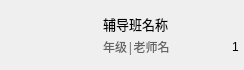
<?xml version="1.0" encoding="UTF-8"?>
<ui version="4.0">
 <class>UIAuxiliaryList</class>
 <widget class="QWidget" name="UIAuxiliaryList">
  <property name="geometry">
   <rect>
    <x>0</x>
    <y>0</y>
    <width>244</width>
    <height>70</height>
   </rect>
  </property>
  <property name="minimumSize">
   <size>
    <width>0</width>
    <height>70</height>
   </size>
  </property>
  <property name="maximumSize">
   <size>
    <width>1111</width>
    <height>70</height>
   </size>
  </property>
  <property name="windowTitle">
   <string>UIAuxiliaryList</string>
  </property>
  <property name="styleSheet">
   <string notr="true"/>
  </property>
  <layout class="QHBoxLayout" name="horizontalLayout">
   <property name="spacing">
    <number>0</number>
   </property>
   <property name="leftMargin">
    <number>0</number>
   </property>
   <property name="topMargin">
    <number>0</number>
   </property>
   <property name="rightMargin">
    <number>0</number>
   </property>
   <property name="bottomMargin">
    <number>0</number>
   </property>
   <item>
    <widget class="QWidget" name="widget_2" native="true">
     <property name="minimumSize">
      <size>
       <width>90</width>
       <height>0</height>
      </size>
     </property>
     <property name="maximumSize">
      <size>
       <width>90</width>
       <height>16777215</height>
      </size>
     </property>
     <widget class="QLabel" name="label">
      <property name="geometry">
       <rect>
        <x>9</x>
        <y>10</y>
        <width>80</width>
        <height>50</height>
       </rect>
      </property>
      <property name="sizePolicy">
       <sizepolicy hsizetype="Fixed" vsizetype="Fixed">
        <horstretch>0</horstretch>
        <verstretch>0</verstretch>
       </sizepolicy>
      </property>
      <property name="minimumSize">
       <size>
        <width>80</width>
        <height>50</height>
       </size>
      </property>
      <property name="maximumSize">
       <size>
        <width>80</width>
        <height>50</height>
       </size>
      </property>
      <property name="styleSheet">
       <string notr="true"/>
      </property>
      <property name="text">
       <string/>
      </property>
     </widget>
     <widget class="QLabel" name="teaching_label">
      <property name="geometry">
       <rect>
        <x>9</x>
        <y>44</y>
        <width>80</width>
        <height>16</height>
       </rect>
      </property>
      <property name="styleSheet">
       <string notr="true">border-image: url(:/LoginWindow/images/teaching.png);</string>
      </property>
      <property name="text">
       <string/>
      </property>
     </widget>
    </widget>
   </item>
   <item>
    <widget class="QWidget" name="widget" native="true">
     <layout class="QVBoxLayout" name="verticalLayout">
      <property name="spacing">
       <number>3</number>
      </property>
      <property name="leftMargin">
       <number>9</number>
      </property>
      <property name="topMargin">
       <number>9</number>
      </property>
      <property name="rightMargin">
       <number>0</number>
      </property>
      <property name="bottomMargin">
       <number>9</number>
      </property>
      <item>
       <layout class="QHBoxLayout" name="horizontalLayout_2">
        <property name="leftMargin">
         <number>4</number>
        </property>
        <property name="topMargin">
         <number>5</number>
        </property>
        <item>
         <widget class="QLabel" name="name_label">
          <property name="minimumSize">
           <size>
            <width>140</width>
            <height>0</height>
           </size>
          </property>
          <property name="font">
           <font>
            <family>微软雅黑</family>
            <pointsize>10</pointsize>
           </font>
          </property>
          <property name="text">
           <string>辅导班名称</string>
          </property>
         </widget>
        </item>
       </layout>
      </item>
      <item>
       <layout class="QHBoxLayout" name="horizontalLayout_3">
        <property name="leftMargin">
         <number>4</number>
        </property>
        <property name="rightMargin">
         <number>5</number>
        </property>
        <property name="bottomMargin">
         <number>5</number>
        </property>
        <item>
         <widget class="QLabel" name="grade_label">
          <property name="font">
           <font>
            <family>微软雅黑</family>
            <pointsize>9</pointsize>
           </font>
          </property>
          <property name="styleSheet">
           <string notr="true">color: rgb(100, 100, 100);</string>
          </property>
          <property name="text">
           <string>年级|老师名</string>
          </property>
         </widget>
        </item>
        <item>
         <spacer name="horizontalSpacer">
          <property name="orientation">
           <enum>Qt::Horizontal</enum>
          </property>
          <property name="sizeHint" stdset="0">
           <size>
            <width>40</width>
            <height>20</height>
           </size>
          </property>
         </spacer>
        </item>
        <item>
         <widget class="QLabel" name="pic_label">
          <property name="minimumSize">
           <size>
            <width>17</width>
            <height>17</height>
           </size>
          </property>
          <property name="maximumSize">
           <size>
            <width>17</width>
            <height>17</height>
           </size>
          </property>
          <property name="styleSheet">
           <string notr="true">border-image: url(:/LoginWindow/images/session.png);</string>
          </property>
          <property name="text">
           <string/>
          </property>
         </widget>
        </item>
        <item>
         <widget class="QLabel" name="number_label">
          <property name="text">
           <string>1</string>
          </property>
         </widget>
        </item>
       </layout>
      </item>
     </layout>
    </widget>
   </item>
  </layout>
 </widget>
 <layoutdefault spacing="6" margin="11"/>
 <resources>
  <include location="loginwindow.qrc"/>
 </resources>
 <connections/>
</ui>
